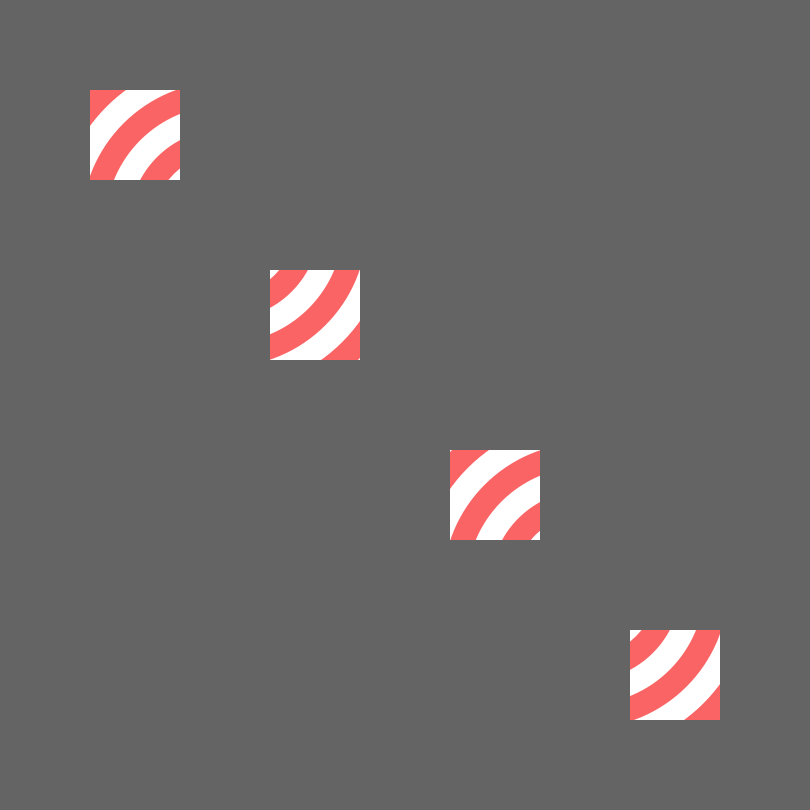
Frame 1 (no input)
Frame 60 (the mouse pressed at the canvas centre just before this capture): identical to frame 1, image omitted
Frame 120 (the mouse held since frame 60 and released just before this capture): identical to frame 1, image omitted

The Processing sketch that drew this single still picture (run headless with seeded random() and noise(); from frame 60 on, the mouse is pressed at the canvas centre):

// Processing sketch: processing_160265
// ── processing_160265.pde

float widt = 810;
float bullRad = 3*1.41*widt/9;

void setup(){
  size(810,810);
  background(255);
  placeBullseyes();
  makeApertures();
}

void draw(){
}

void drawBullseye(float x, float y, float rad){
  for(int i=0;i<4;i++){
    fill(color(250,100,100));
    noStroke();
    float curR = rad-(i*rad/4);
    ellipse(x,y,curR,curR);
    fill(255);
    ellipse(x,y,curR-rad/8,curR-rad/8);
  }
}

void placeBullseyes(){
  float wN = widt/18;
  if(random(13)<5){//one in top left
    drawBullseye(wN,wN,bullRad);
    if(random(5)<2){//one in middle
      drawBullseye(widt/2,widt/2,bullRad);
      if(random(2)<1){//one in bottom right
        drawBullseye(widt-wN,widt-wN,bullRad);
      }
    }else{//none in middle
      if(random(3)<1){//fourth spot on
        drawBullseye(.723*widt,.723*widt,bullRad);
      }else{
        if(random(2)<1){//bottom right
          drawBullseye(widt-wN,widt-wN,bullRad);
        }
      }
    }
  }else{//none in top left
    if(random(8)<3){//second on
      drawBullseye(.277*widt,.277*widt,bullRad);
      if(random(3)<1){//bottom right
        drawBullseye(widt-wN,widt-wN,bullRad);
      }else{
        if(random(2)<1){//fourth spot
          drawBullseye(.723*widt,.723*widt,bullRad);
        }
      }
    }else{//none in first two
      if(random(5)<2){//middle on
        drawBullseye(widt/2,widt/2,bullRad);
        if(random(2)<1){//last on
          drawBullseye(widt-wN,widt-wN,bullRad);
        }
      }else{//first three off
        if(random(3)<1){//bottom on
          drawBullseye(widt-wN,widt-wN,bullRad);
        }else{//bottom off
          if(random(2)<1){//fourth on
            drawBullseye(.723*widt,.723*widt,bullRad);
          }
        }
      }
    }
  }
}

void makeApertures(){
  noStroke();
  fill(100);
  float hw = widt/2;
  float qw = widt/4;
  rect(hw,0,hw,hw);
  rect(0,hw,hw,hw);
  rect(qw,0,qw,qw);
  rect(3*qw,hw,qw,qw);
  rect(0,qw,qw,qw);
  rect(hw,3*qw,qw,qw);
  for(int i=0;i<5;i++){
    rect(i*2*widt/9,0,widt/9,widt);
    rect(0,i*2*widt/9,widt,widt/9);
  }
}

void mousePressed(){
  background(255);
  placeBullseyes();
  makeApertures();
}
